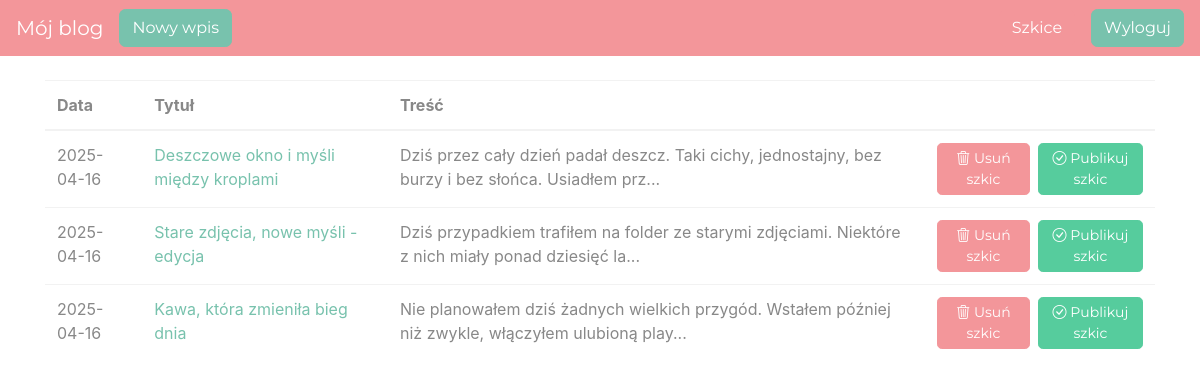
Page /drafts/ (signed in) on the committed database.
### blog/models.py (models this page shows)
class Entry(db.Model):
    id = db.Column(db.Integer, primary_key=True)
    title = db.Column(db.String(80), nullable=False)
    body = db.Column(db.Text, nullable=False)
    pub_date = db.Column(db.DateTime, nullable=False,
                         default=datetime.datetime.utcnow)
    is_published = db.Column(db.Boolean, default=False)

### blog/routes.py (the view)
@app.route('/drafts/', methods=['GET'])
@login_required
def list_drafts():
    drafts = Entry.query.filter_by(is_published=False).order_by(Entry.pub_date.desc())
    delete_forms = {entry.id: DeleteForm() for entry in drafts}
    return render_template("drafts.html", drafts=drafts, delete_forms=delete_forms)

### blog/routes.py (called while the page is built)
def login_required(view_func):
    @functools.wraps(view_func)
    def check_permissions(*args, **kwargs):
        if session.get('logged_in'):
            return view_func(*args, **kwargs)
        return redirect(url_for('login', next=request.path))
    return check_permissions

### blog/templates/drafts.html (shortened to what this page needs)
{% extends "base.html" %}
{% block content %}
<table class="table">
   <thead>
     <tr>
       <th scope="col">Data</th>
       <th scope="col">Tytuł</th>
       <th scope="col">Treść</th>
       <th scope="col"></th>
     </tr>
   </thead>
   <tbody>
       {% for post in drafts %}
     <tr>
       <td>
           {{ post.pub_date.strftime('%Y-%m-%d') }}
       </td>
       <td>
           <a href="{{ url_for('edit_entry', entry_id=post.id) }}">
               {{ post.title }}
           </a>
       </td>
       <td>{{ post.body|truncate(100, true) }}</td>
        <td class="text-right">
            <div class="d-flex justify-content-end">
                <button type="button" class="btn btn-secondary btn-sm" data-bs-toggle="modal" data-bs-target="#deleteModal-{{ post.id }}">
                <i class="bi bi-trash3"></i>
                Usuń szkic
                </button>
            <form action="{{ url_for('publish_entry', entry_id=post.id) }}" method="POST" style="display:inline;">
               <button type="submit" class="btn btn-success btn-sm ml-2">
                   <i class="bi bi-check-circle"></i>
                   Publikuj szkic
               </button>
           </form>
            </div>
        </td>
     </tr>
     {% endfor %}
   </tbody>
 </table>
{% endblock %}

### blog/templates/base.html (style rules this page uses)
body { padding-top: 5rem; }

### rows in the picture
Entry: pub_date "2025-04-16", title "Deszczowe okno i myśli między kroplami", body "Dziś przez cały dzień padał deszcz. Taki cichy, jednostajny, bez burzy i bez słońca. Usiadłem prz..."
Entry: pub_date "2025-04-16", title "Stare zdjęcia, nowe myśli - edycja", body "Dziś przypadkiem trafiłem na folder ze starymi zdjęciami. Niektóre z nich miały ponad dziesięć la..."
Entry: pub_date "2025-04-16", title "Kawa, która zmieniła bieg dnia", body "Nie planowałem dziś żadnych wielkich przygód. Wstałem później niż zwykle, włączyłem ulubioną play..."
